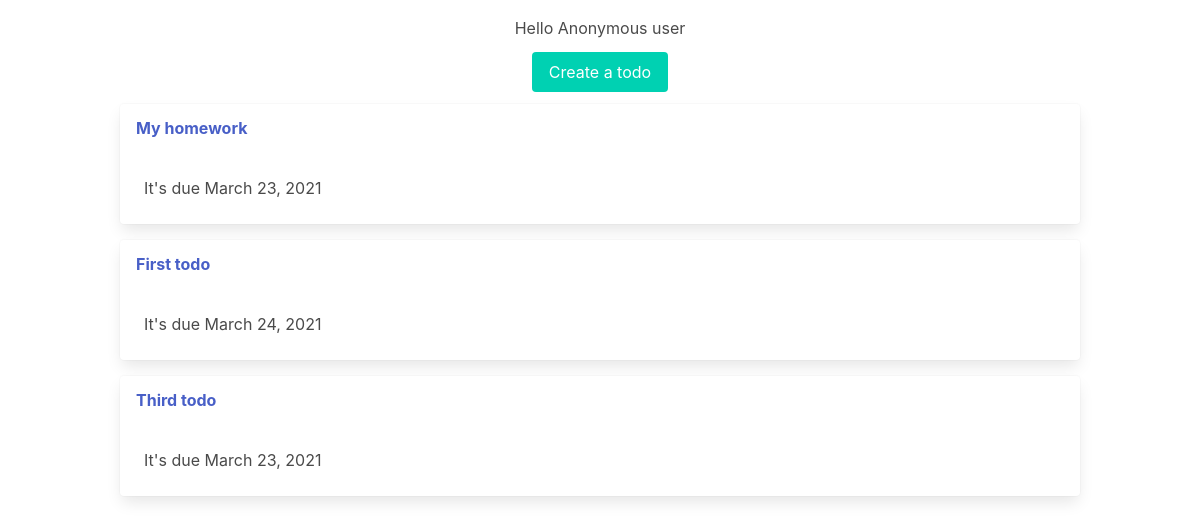
The app's page /, older data.
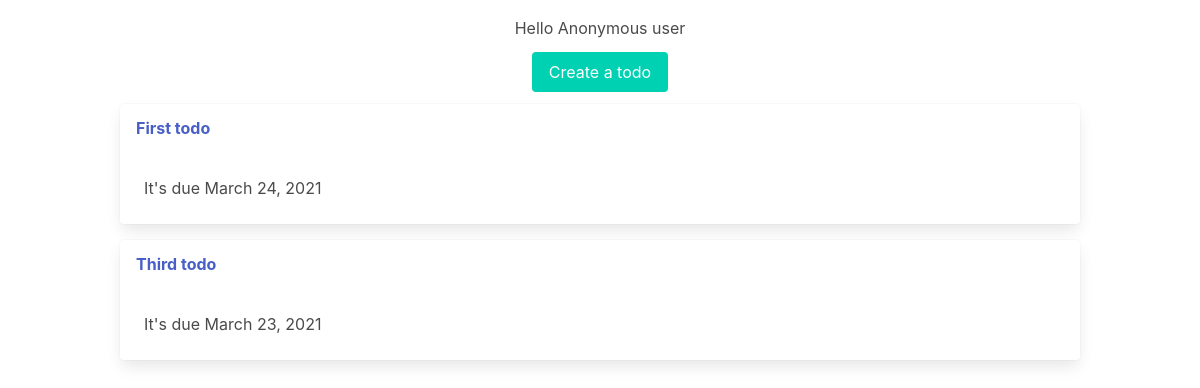
The same page, newer data.
### todo/models.py (models this page shows, shortened)
class Todo(models.Model):
    name = models.CharField(max_length=100)
    due_date = models.DateField()

### todo/views.py (the view)
# urls.py: path('', todo_list),
def todo_list(request):
    todos = Todo.objects.all()
    return render(request, "todo/todo_list.html", {"todo_list": todos})

### todo/templates/todo/todo_list.html
{% extends 'base.html' %}
{% block content %}
    <div class="has-text-centered mb-3">
        <p class="mb-3">
            {% if request.user.is_authenticated %}
            Hello {{ request.user.username }}
            {% else %}
                Hello Anonymous user
            {% endif %}
        </p>
        <a class="button is-primary" href="/create">Create a todo</a>
    </div>
    <div class="columns">
        <div class="column">
            {% for todo in todo_list %}
            <div class="card mb-4">
                <div class="crad-header">
                    <p class="card-header-title"><a href="/{{ todo.id }}">{{ todo.name }}</a></p>
                </div>
                <div class="card-content">
                    <div class="content">
                        It's due {{ todo.due_date }}
                    </div>
                  </div>
            </div>
            {% endfor %}
        </div>
    </div>
{% endblock %}

Row changes from the older to the newer data that the page shows:
removed Todo: name "My homework", due_date "March 23, 2021"
